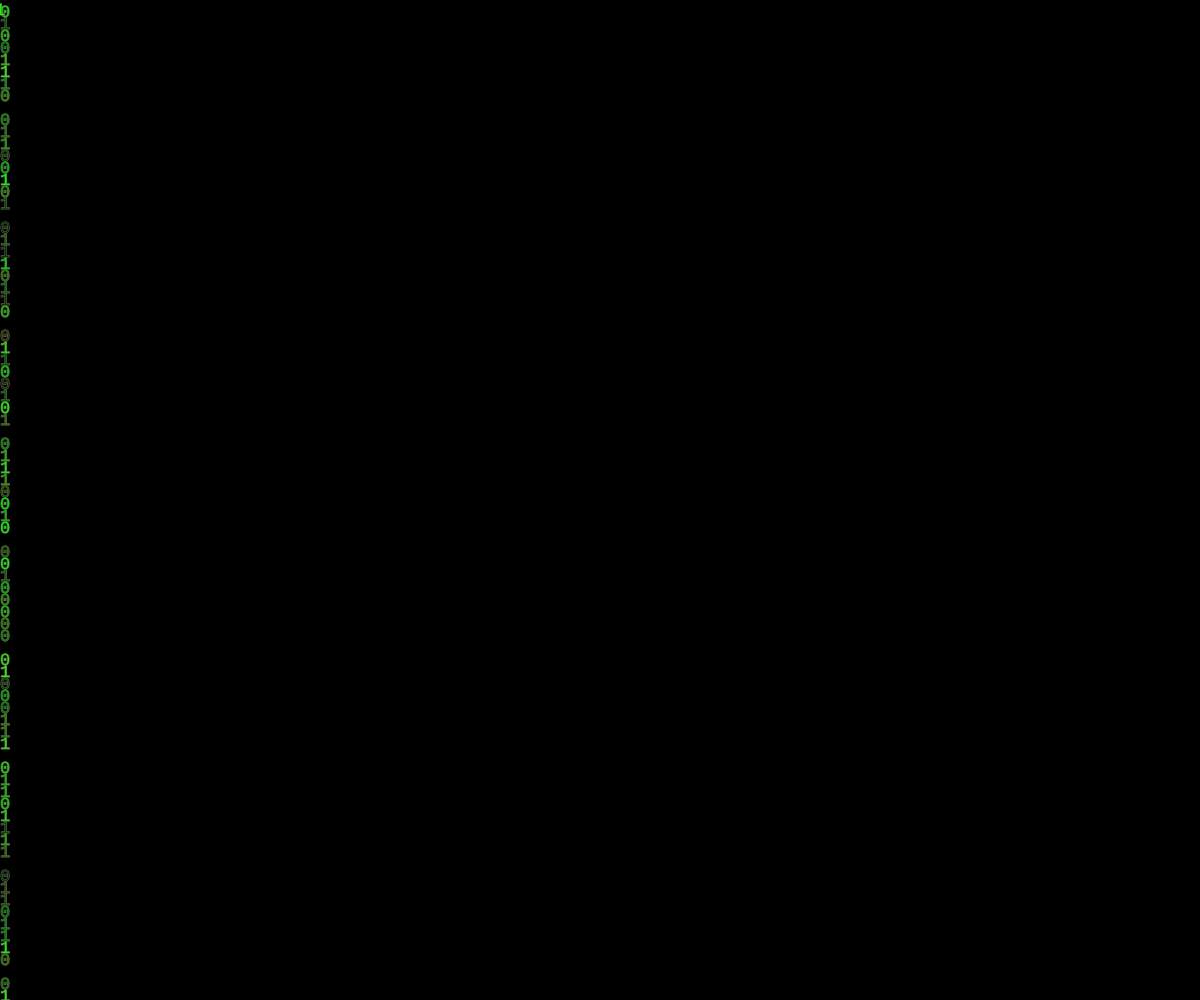
Frame 1 (no input)
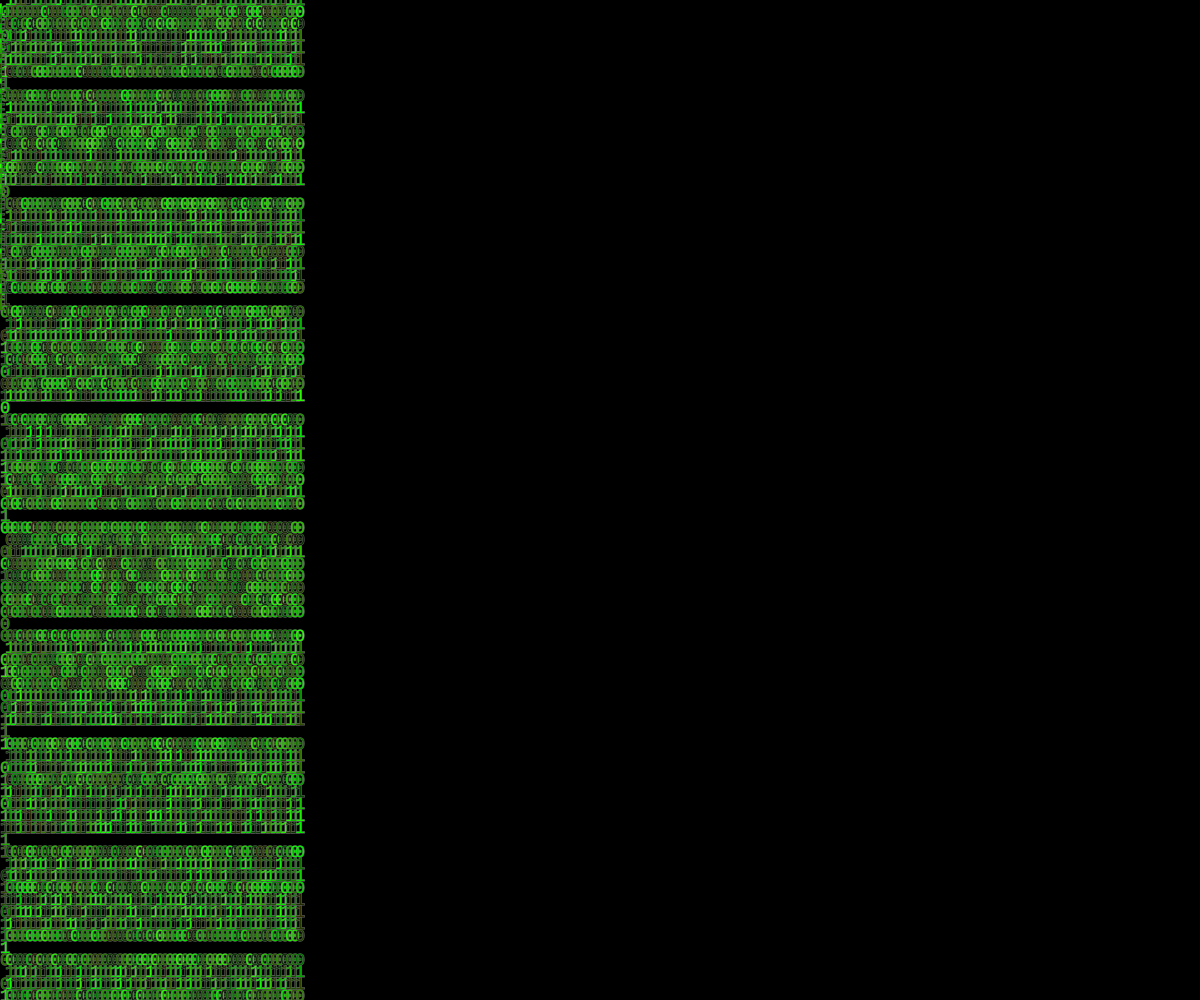
Frame 60 (no input)
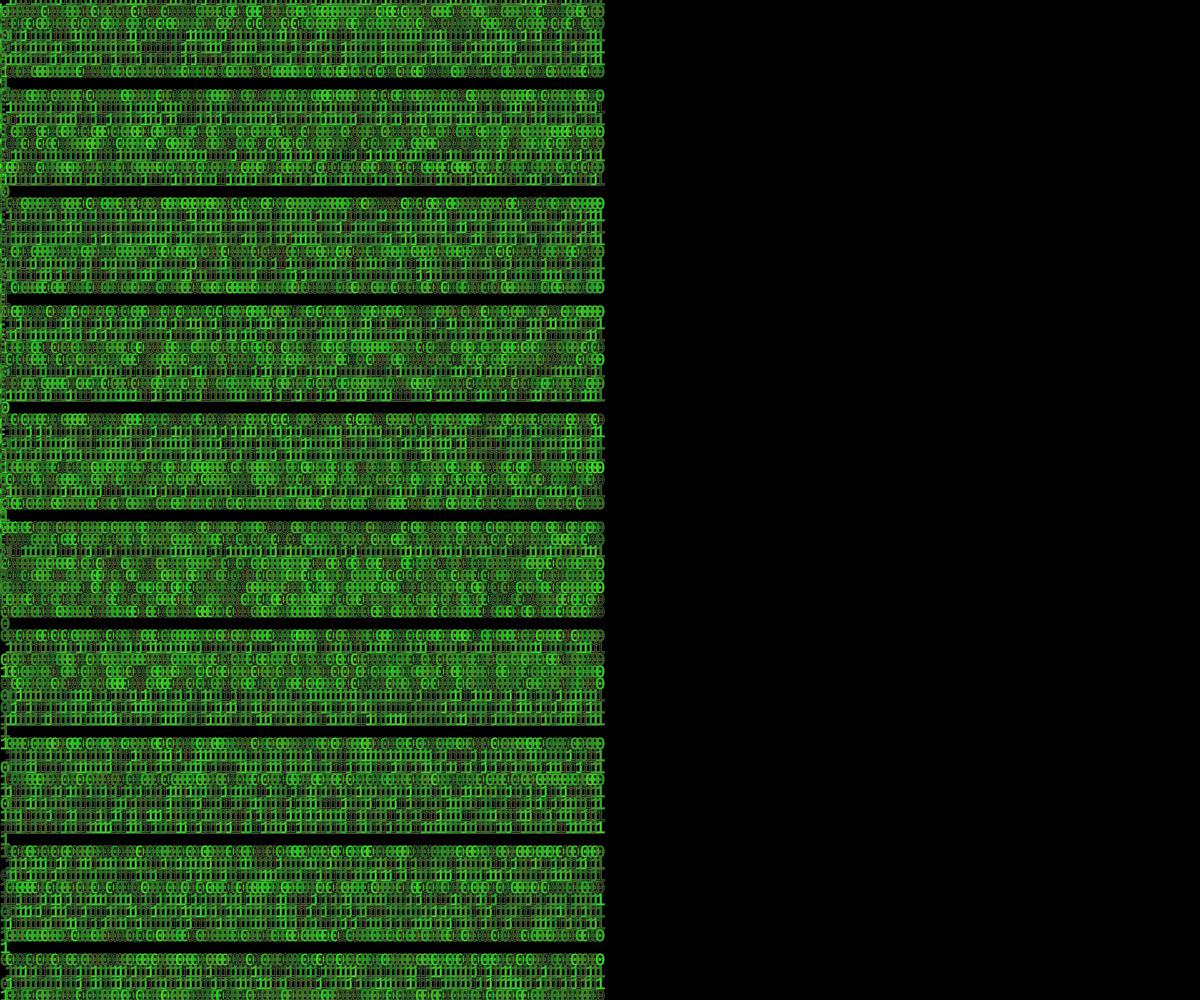
Frame 120 (the mouse pressed at the canvas centre since frame 60)

The p5.js sketch that drew these frames (run headless with seeded random() and noise() and a simulated clock; from frame 60 on, the mouse is pressed at the canvas centre):

// p5.js sketch
// ── sketch.js
let i = 0;
let x = 5;
let y = 0;
let select = 0;
//variables necessary for animated text

// Binary does not show up in an easy-to-decipher way on the canvas display, deeming its meaning a mystery at surface level. 
const textList = " 01001110 01100101 01110110 01100101 01110010 00100000 01000111 01101111 01101110 01101110 01100001 00100000 01000111 01101001 01110110 01100101 00100000 01011001 01101111 01110101 00100000 01010101 01110000";
const textArray = textList.split(""); // "List" of individual characters

function setup(){
	createCanvas(windowWidth, windowHeight); 
  background(0);
  frameRate(60); // fps
}

function draw(){
while (y<windowHeight) {
  if (i < textArray.length) { // if i is less than no. of characters in array.
    fill(random(0, 50), random(40, 255), random(0, 0)) //random shades of green
    stroke(100);
    console.log(i);
    textSize(17);
    textFont("Courier");
    textAlign(CENTER, CENTER);
    text(textArray[i], x, y); //text set at custom size, height, font, and alignment.

    i++ // self-increasing/repeating
    y=y+11; // y placement is set at y=11 on canvas
    y++; // creates a new line after each character
  }else{
    i=0;
    y=0;
    x=x+8 // shifts each line of code to the right
  }
}
if (y>=windowHeight) {x=x+5; y=0; text(textArray[i], y, x);}
i=2;
y=0;
//next vertical line of binary
}

function mouseClicked(){
  background(0);
  i=0;
  y=0;
  x=0;
  //resets the array when clicked
}
